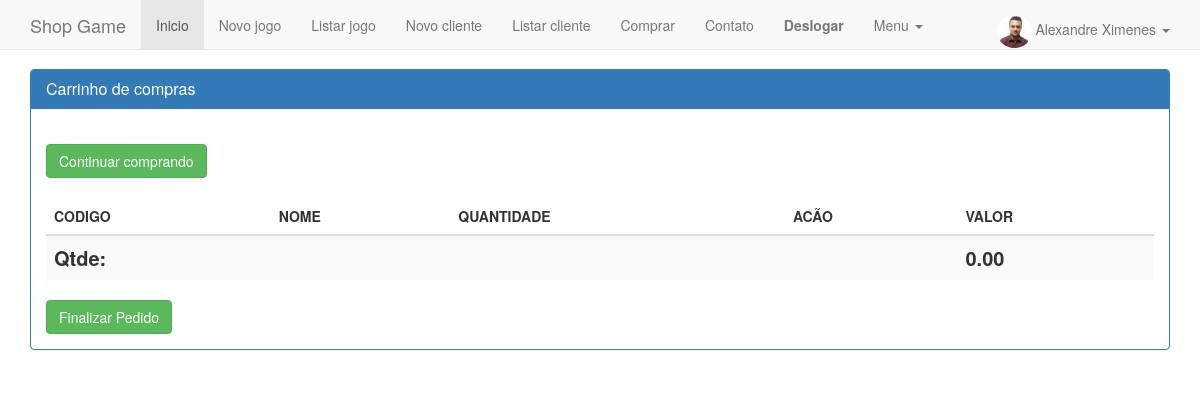
The page /carrinho.php (signed in) on the database its author committed.
### tables this page shows
CREATE TABLE `cliente` (
  `codigo` int(11) NOT NULL AUTO_INCREMENT,
  `nome` varchar(300) DEFAULT NULL,
  `nascimento` date DEFAULT NULL,
  `endereco` varchar(200) DEFAULT NULL,
  `numero` int(11) DEFAULT NULL,
  `cep` varchar(10) DEFAULT NULL,
  `cidade` varchar(100) DEFAULT NULL,
  `estado` char(2) DEFAULT NULL,
  `login` varchar(100) DEFAULT NULL,
  `senha` varchar(10) DEFAULT NULL,
  `imagem` varchar(100) DEFAULT 'img/nao-disponivel.jpg',
  PRIMARY KEY (`codigo`),
  KEY `nome` (`nome`)
);

### usuario.php (called while the page is built, shortened)
<?php include 'conecta.php';
function buscaUsuario2($conexao, $codigo){
	$cod = addslashes($codigo);
	$query = "select codigo, nome, login, imagem from cliente where codigo = {$cod}";
	$resultado = mysqli_query($conexao, $query);
	return mysqli_fetch_assoc($resultado);
}
function usuarioEstaLogado() {
	return isset ( $_SESSION ['usuario'] );
}
?>

### cabecalho.php (the view, shortened to what this page needs)
<!DOCTYPE html>
<html lang="en"><head><meta http-equiv="Content-Type" content="text/html; charset=UTF-8">
  <link href="css/estilo.css" rel="stylesheet">
    <link href="css/bootstrap.min.css" rel="stylesheet">
    <link href="css/ie10-viewport-bug-workaround.css" rel="stylesheet">
    <link href="css/navbar-static-top.css" rel="stylesheet">
  </head>
  <body>
    <nav class="navbar navbar-default navbar-static-top" style="height: 10px;">
      <div class="container">
        <div class="navbar-header">
          <a class="navbar-brand">Shop Game</a>
        </div>
        <div id="navbar" class="navbar-collapse collapse">
          <ul class="nav navbar-nav">
            <li class="active"><a href="index.php">Inicio</a></li>
            <li><a href="cadastrarJogo.php">Novo jogo</a></li>
              <li><a href="listaJogo.php">Listar jogo</a></li>
            <li><a href="cadastroCliente.php">Novo cliente</a></li>
            <li><a href="listaCliente.php">Listar cliente</a></li>
                  <li><a href="telaCarrinho.php">Comprar</a></li>
                   <li><a href="formulario-enviaemail.php">Contato</a></li>
                    <?php
                    require_once 'usuario.php';
                    if(usuarioEstaLogado()):?>
                    	  <li><a href="login.php?logout="<?=$_SESSION['usuario']['nome']?>"><strong>Deslogar</strong></a></li>
                    <?php else: ?>
                    <li><a href="login.php">Login</a></li>
                    <?php endif; ?>
            <li class="dropdown">
              <a href="#" class="dropdown-toggle" data-toggle="dropdown" role="button" aria-haspopup="true" aria-expanded="false">Menu <span class="caret"></span></a>
            </li>
          </ul>
          <ul class="nav navbar-nav navbar-right">
           <li class="dropdown" >
           	<a href="#" style="height: 50px;class="dropdown-toggle" data-toggle="dropdown" role="button" aria-haspopup="true" aria-expanded="false">
			<?php
                    	if(usuarioEstaLogado()):
                    		$usuario =  buscaUsuario2($conexao, $_SESSION['usuario']['codigo']);?>
                    		<img style="width: 35px; padding:0; margin:0; border-radius: 50%" src="<?=$usuario['imagem'] ?>">
                    	<?php 	echo $usuario['nome']; ?>
			 <span class="caret"></span></a>
	                    	<?php endif; ?>
	              </li>
              </ul>
        </div>
      </div>
    </nav>

### css/navbar-static-top.css (style rules this page uses)
body { min-height: 2000px; }
.navbar-static-top { margin-bottom: 19px; }

### rows shown on the page
cliente: imagem (picture), nome "Alexandre Ximenes"

### other values the page prints
$total "0.00"
